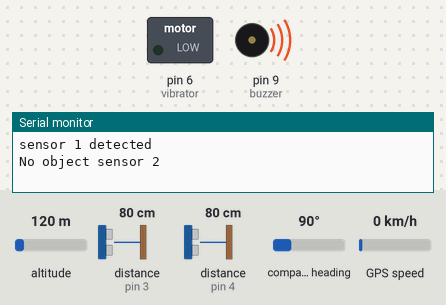
A sketch run on a simulated Arduino Uno, built with avr-gcc and run on an emulated ATmega328P. Shown: switched loads named in the sketch (green lamp = pin HIGH), buzzer (waves = sounding, pin HIGH), the last lines printed to the serial monitor. Wiring (inferred from the names in the program): 2 × ultrasonic range finder: trigger pin 2, echo pin 3 / trigger pin 5, echo pin 4. The inputs (shaded band) are chosen by the test bench; at power-on: distance to the obstacle (sensors on pin 4, pin 3) 80 cm, altitude 120 m, compass heading 90°, GPS speed 0 km/h. The echo pulse lasts 58.3 µs per cm; the GPS gets a fix after 3 s at 37.7749, -122.4194 with 8 satellites; the modem accepts every AT command (registered, SIM ready, sends succeed) and sends nothing else; pins used as bus, display or sensor lines are not drawn.

Above: at 4.1 s.
4.2 s: distance to the obstacle (sensor on pin 4) set to 29 cm
7.0 s: distance to the obstacle (sensor on pin 4) set to 23 cm
At 7.7 s:
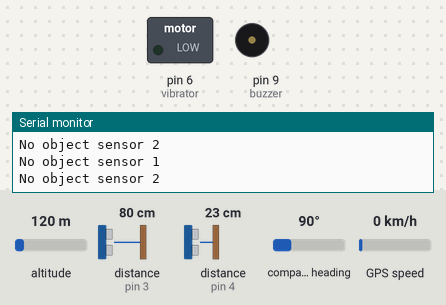
8.9 s: distance to the obstacle (sensor on pin 3) set to 66 cm
11.7 s: distance to the obstacle (sensor on pin 3) set to 58 cm
At 13.2 s:
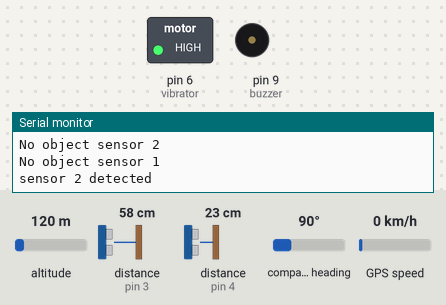
13.6 s: distance to the obstacle (sensor on pin 4) set to 35 cm
At 16.4 s:
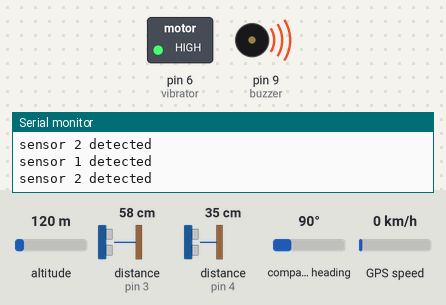
16.7 s: distance to the obstacle (sensor on pin 4) set to 2 cm
At 19.6 s:
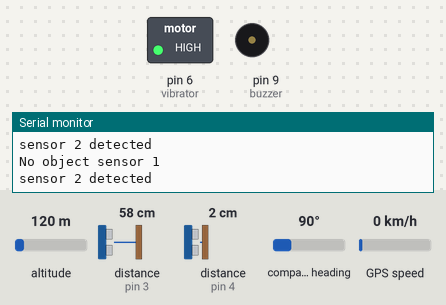
Timing chart, 0 to 20.8 s (numbered marks = the images above; inputs shaded):
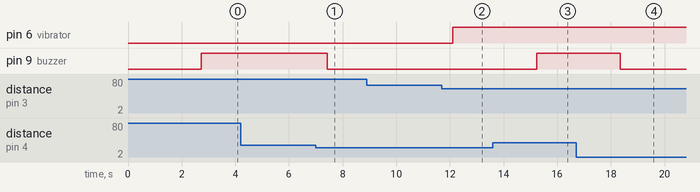

The sketch:

04_blind_stick.ino
```cpp
//__________VARIABLES DECLARATION____________
#define trigPin1 5
#define echoPin1 4
#define trigPin2 2
#define echoPin2 3
int buzzer = 9;
int vibrator = 6;
long duration1, distance1, UltraSensor1;
long duration2, distance2, UltraSensor2;
float Long=30.4239396,Lat=-1.9068961;
String online_link;

#include <TinyGPS++.h>
#include <SoftwareSerial.h>


TinyGPSPlus gps;

// Configure software serial port
SoftwareSerial SIM900(7, 8); //rx tx

void setup() {

pinMode(trigPin1, OUTPUT);
pinMode(echoPin1, INPUT);
pinMode(trigPin2, OUTPUT);
pinMode(echoPin2, INPUT);
pinMode(buzzer, OUTPUT);
pinMode(vibrator, OUTPUT);

  // Arduino communicates with SIM900 GSM shield at a baud rate of 19200
  // Make sure that corresponds to the baud rate of your module
  Serial.begin(19200);
  SIM900.begin(19200);
  // Give time to your GSM shield log on to network
  delay(200);
 }

void loop() {
receiveMessage();
SonarSensor(trigPin1, echoPin1);
SonarSensor(trigPin2, echoPin2);
draw_conclusion();
get_gps_data();
creating_link_to_map();
}

//______my defined functions__________
void get_gps_data(){
  while (Serial.available() > 0){
    gps.encode(Serial.read());
    if (gps.location.isUpdated()){
      Lat=gps.location.lat();
      Long=gps.location.lng();
    }
 }
}

void receiveMessage()
{
  SIM900.print("AT+CMGF=1\r");
  delay(100);
  // Set module to send SMS data to serial out upon receipt
  SIM900.print("AT+CNMI=2,2,0,0,0\r");
  if(SIM900.find("urihe")){
    sendSMS();
    }

  }
void sendSMS() {
  // AT command to set SIM900 to SMS mode
  SIM900.print("AT+CMGF=1\r");
  delay(100);
Serial.println("runing");
  // REPLACE THE X's WITH THE RECIPIENT'S MOBILE NUMBER
  // USE INTERNATIONAL FORMAT CODE FOR MOBILE NUMBERS
  SIM900.println("AT + CMGS = \"0788200036\"");
  delay(100);

  // REPLACE WITH YOUR OWN SMS MESSAGE CONTENT
  SIM900.println(online_link);
  delay(100);

  // End AT command with a ^Z, ASCII code 26
  SIM900.println((char)26);
  delay(100);
  SIM900.println();
  // Give module time to send SMS
  delay(5000);

}

void creating_link_to_map(){
  //____creating google map link__________
  online_link="";
  online_link += F("http://maps.google.com/?q=");
  online_link += String(Lat, 6);
  online_link += F(",");
  online_link += String(Long, 6);
}

void SonarSensor(int trigPin,int echoPin)
{
digitalWrite(trigPin1, LOW);
delayMicroseconds(2);
digitalWrite(trigPin1, HIGH);
delayMicroseconds(10);
digitalWrite(trigPin1, LOW);
duration1 = pulseIn(echoPin1, HIGH);
distance1 = (duration1/2) / 29.1;
delay(100);

digitalWrite(trigPin2, LOW);
delayMicroseconds(2);
digitalWrite(trigPin2, HIGH);
delayMicroseconds(10);
digitalWrite(trigPin2, LOW);
duration2 = pulseIn(echoPin2, HIGH);
distance2 = (duration2/2) / 29.1;
delay(100);
}

void draw_conclusion(){
  if (distance1>25)
{
  Serial.println("sensor 1 detected");
  digitalWrite(buzzer, HIGH);
  }
 else
 {
  Serial.println("No object sensor 1");
  digitalWrite(buzzer, LOW);
 }
 if (distance2<60)
{  Serial.println("sensor 2 detected");
  digitalWrite(vibrator, HIGH);
  }
 else
 {
  Serial.println("No object sensor 2");
  digitalWrite(vibrator, LOW);
 }
}
```

Measured:
- the behaviour switches between 26 and 25 cm on distance to the obstacle (sensor on pin 4) (found by bisection; images 0 and 1)
- the behaviour switches between 61 and 60 cm on distance to the obstacle (sensor on pin 3) (found by bisection; images 1 and 2)
- after the input at 7.0 s, pin 9 (buzzer): HIGH → LOW after 0.42 s
- after the input at 11.7 s, pin 6 (vibrator): LOW → HIGH after 0.41 s
- after the input at 13.6 s, pin 9 (buzzer): LOW → HIGH after 1.6 s
- after the input at 16.7 s, pin 9 (buzzer): HIGH → LOW after 1.7 s
